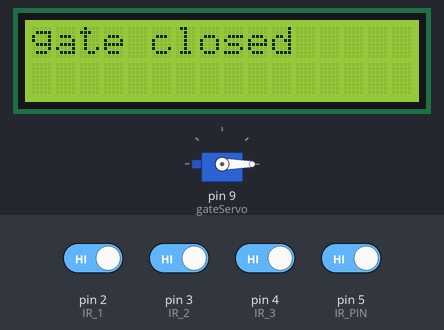
The sketch below on a simulated Arduino Uno, built with avr-gcc and run on an emulated ATmega328P. Parts: servo, 16×2 character LCD. Inputs (shaded band) come from the test bench; at power-on: pin 2 (IR_1), pin 3 (IR_2), pin 4 (IR_3), pin 5 (IR_PIN) HIGH.

Above: at 6.2 s.
6.3 s: pin 5 (IR_PIN) driven LOW
At 7.5 s:
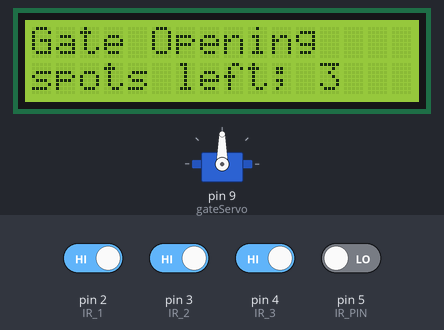
7.8 s: pin 5 (IR_PIN) driven HIGH
At 8.2 s:
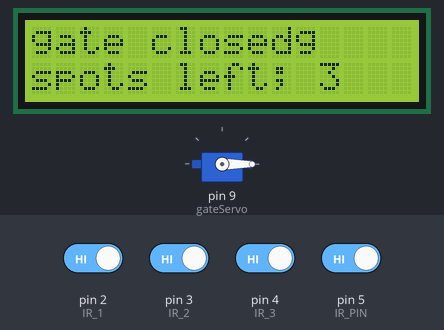
Timing chart, 0 to 10.8 s (numbered marks = the images above; inputs shaded):
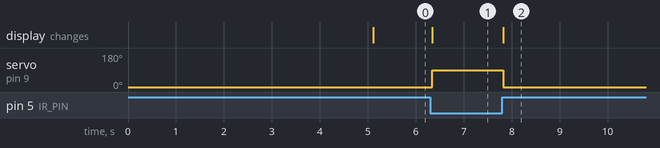

The sketch:

parkingLot_2.ino
```cpp
// #include <Wire.h>
#include <LiquidCrystal_I2C.h>
#include <Servo.h>

LiquidCrystal_I2C lcd(0x27, 16, 2);
Servo gateServo;

const int IR_PIN = 5;
const int IR_1 = 2;
const int IR_2 = 3;
const int IR_3 = 4;


void setup() {
  pinMode(IR_PIN, INPUT);
  pinMode(IR_1, INPUT);
  pinMode(IR_2, INPUT);
  pinMode(IR_3, INPUT);

  gateServo.attach(9);
  gateServo.write(0);

  Serial.begin(9600);

  lcd.init();
  lcd.backlight();

  lcd.setCursor(0, 0);
  lcd.print("Parking lot system");

  lcd.setCursor(0, 1);
  lcd.print("Abdalla project");
  delay(5000);
  lcd.clear();

}


void loop() {

  int sensor = digitalRead(IR_PIN);
  int sensor_1 = digitalRead(IR_1);
  int sensor_2 = digitalRead(IR_2);
  int sensor_3 = digitalRead(IR_3);


  int counter = 0;
  if (sensor_1 == LOW) counter++;
  if (sensor_2 == LOW) counter++;
  if (sensor_3 == LOW) counter++;

  int available = 3 - counter;

  if (sensor == LOW  )
  {
    if (available > 0  )
    {
     // car detected
    gateServo.write(90);

    lcd.setCursor(0, 0);
    lcd.print("Gate Opening   ");
    lcd.setCursor(0, 1);
    lcd.print("spots left; ");
    lcd.print(available);
    }

  } else {
    gateServo.write(0);
    lcd.setCursor(0, 0);
    lcd.print("gate closed");

  }


  delay(10);


}


/*
void servoTest()
{
   gateServo.write(90);
  delay(1000);
  gateServo.write(0);
  delay(1000);
  gateServo.write(60);
  delay(1000);
  gateServo.write(0);
  delay(1000);
}

void sensorTest()
{
  Serial.print("Entrance Sensor: ");
  Serial.println(sensor);
  delay(200);

  Serial.print("parking lot 1: ");
  Serial.println(sensor_1);
  delay(200);

  Serial.print("parking lot 2: ");
  Serial.println(sensor_2);
  delay(200);

  Serial.print("parking lot 3: ");
  Serial.println(sensor_3);
  delay(200);
}*/
```

Measured:
- after the input at 6.3 s, servo on pin 9 (gateServo): 0° → 90° at once; the display: changes at once (image 1)
- after the input at 7.8 s, servo on pin 9 (gateServo): 90° → 0° at once; the display: changes at once (image 2)
